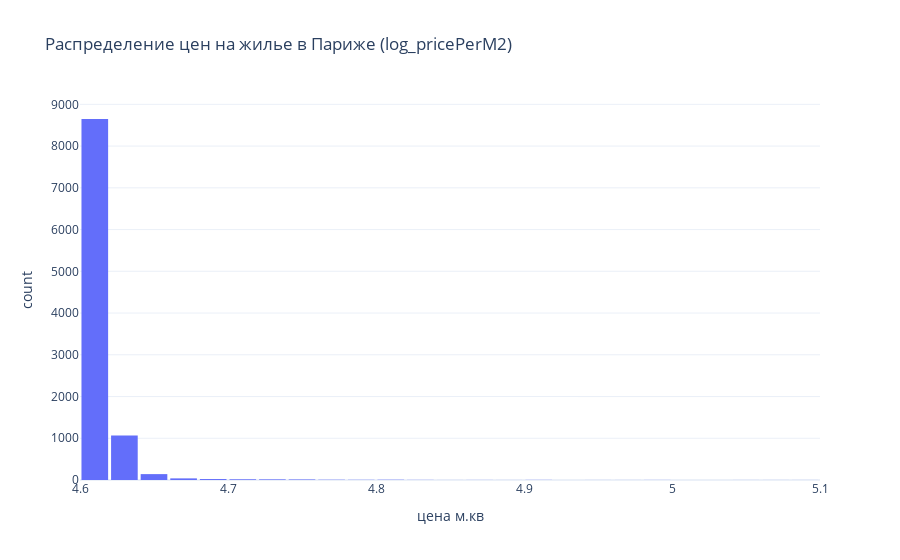

Write notebook code for a chart like this one.
### Code cell
fig = px.histogram(df, 
                   x='log_pricePerM2', 
                   title='Распределение цен на жилье в Париже (log_pricePerM2)',
                   labels={'log_pricePerM2': 'цена м.кв'},
                   nbins=30,
                   template='plotly_white')
fig.update_layout(bargap=0.1)  # bargap: зазор между столбцами
fig.show()

### Figure 1 — Plotly figure (JSON) as saved in the notebook; plotly's stock layout.template omitted (floating-point values rounded to 4 significant figures; data arrays with more than 128 entries replaced by an {"elided": "..."} marker saying what was removed)
{"data": [{"bingroup": "x", "hovertemplate": "цена м.кв=%{x}<br>count=%{y}<extra></extra>", "legendgroup": "", "marker": {"color": "#636efa", "pattern": {"shape": ""}}, "name": "", "nbinsx": 30, "orientation": "v", "showlegend": false, "type": "histogram", "x": {"elided": "10000 float values"}, "xaxis": "x", "yaxis": "y"}], "layout": {"bargap": 0.1, "barmode": "relative", "legend": {"tracegroupgap": 0}, "title": {"text": "Распределение цен на жилье в Париже (log_pricePerM2)"}, "xaxis": {"anchor": "y", "domain": [0, 1], "title": {"text": "цена м.кв"}}, "yaxis": {"anchor": "x", "domain": [0, 1], "title": {"text": "count"}}}}
